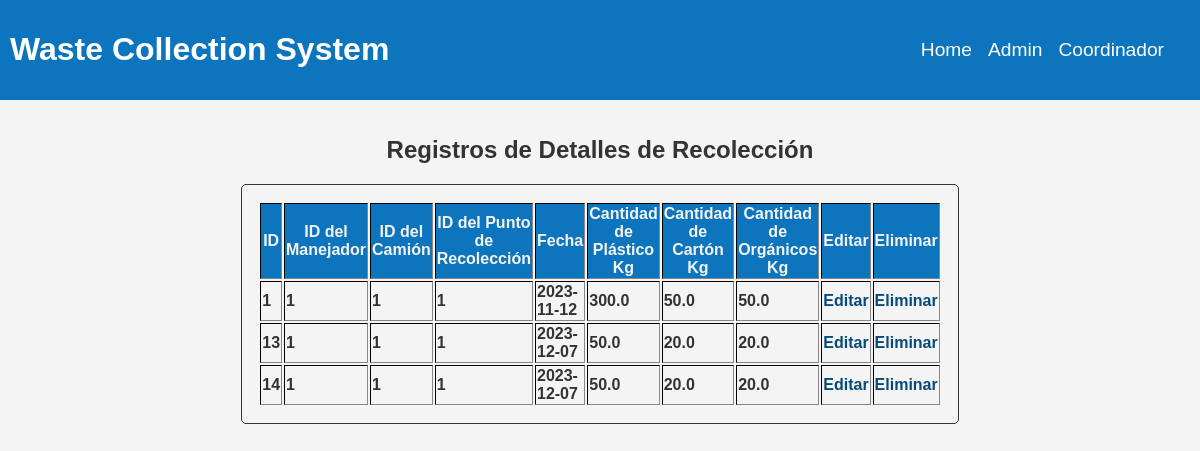
Before: /detalle_recoleccion/ver with the older database file.
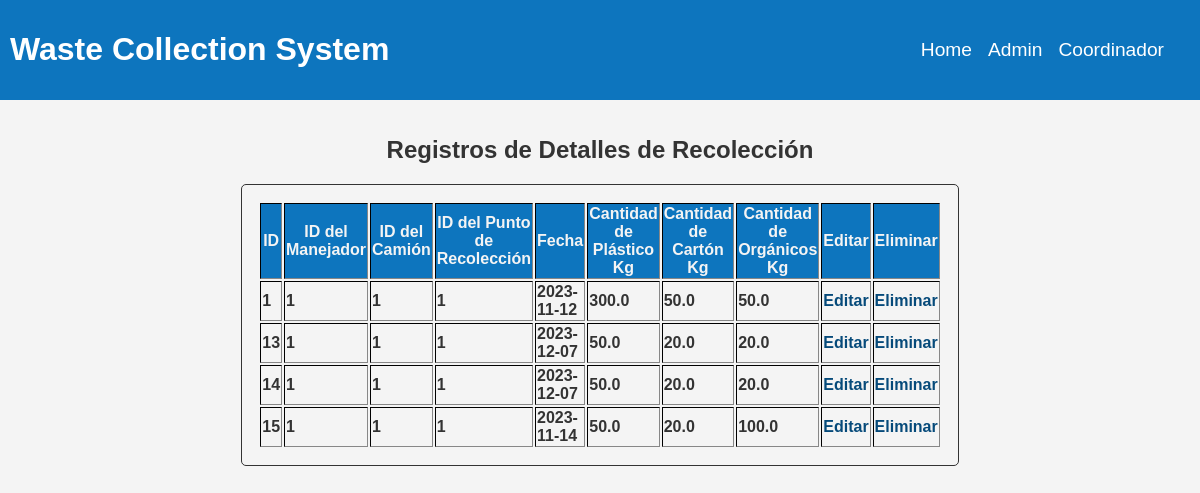
After: the same page with the newer database file.
### tables this page shows
CREATE TABLE DETALLES_RECOLECCION (
            ID INTEGER PRIMARY KEY AUTOINCREMENT,
            ID_MANEJADOR INTEGER,
            ID_CAMION INTEGER,
            ID_PUNTO_RECOLECCION INTEGER,  
            FECHA DATE NOT NULL,
            PLASTICO REAL NOT NULL,
            CARTON REAL NOT NULL,
            ORGANICOS REAL NOT NULL,
            FOREIGN KEY (ID_MANEJADOR) REFERENCES MANEJADORES(ID),
            FOREIGN KEY (ID_CAMION) REFERENCES CAMIONES(ID),
            FOREIGN KEY (ID_PUNTO_RECOLECCION) REFERENCES PUNTOS_RECOLECCION(ID) 
        );

### app/app.py (the view)
@app.route("/detalle_recoleccion/ver")
def ver_detalles():
    conn = sqlite3.connect('instance/WCS.db')
    cursor = conn.cursor()
    cursor.execute('SELECT * FROM detalles_recoleccion')
    registros = cursor.fetchall()
    conn.close()
    return render_template("detalle_recoleccion/index.html", registros=registros)

### app/templates/detalle_recoleccion/index.html (shortened to what this page needs)
{% extends 'base.html' %}
{% block content%}
<div class="vista_div">
    <h2>Registros de Detalles de Recolección</h2>
    <table border="1">
        <thead>
            <tr>
                <th>ID</th>
                <th>ID del Manejador</th>
                <th>ID del Camión</th>
                <th>ID del Punto de Recolección</th>
                <th>Fecha</th>
                <th>Cantidad de Plástico Kg</th>
                <th>Cantidad de Cartón Kg</th>
                <th>Cantidad de Orgánicos Kg</th>
                <th>Editar</th>
                <th>Eliminar</th>
            </tr>
        </thead>
        <tbody>
            {% for registro in registros %}
            <tr>
                <td>{{ registro[0] }}</td>
                <td>{{ registro[1] }}</td>
                <td>{{ registro[2] }}</td>
                <td>{{ registro[3] }}</td>
                <td>{{ registro[4] }}</td>
                <td>{{ registro[5] }}</td>
                <td>{{ registro[6] }}</td>
                <td>{{ registro[7] }}</td>
                <td><a href="{{ url_for('actualizar_detalles', id=registro[0]) }}">Editar</a></td>
                <td><a href="{{ url_for('eliminar_detalles', id=registro[0]) }}"
                        onclick="return confirm('¿Estás seguro de que quieres eliminar este registro?');">Eliminar</a>
                </td>
            </tr>
            {% endfor %}
        </tbody>
    </table>
</div>
{% endblock %}

### app/templates/base.html (shortened to what this page needs)
<!DOCTYPE html>
<html lang="es">
<head>
    <link rel="stylesheet" href="{{ url_for('static', filename='css/style.css') }}" />
</head>
<body>
    <header>
        <h1>Waste Collection System</h1>
        <nav>
            <ul>
                {% if 'admin' in session %}
                <li><a href="{{ url_for('enlaces_admi') }}" class="">{{ session['admin'] }}</a></li>
                <li><a href="{{ url_for('enlaces_admi') }}">Enlaces</a></li>
                <li><a href="{{ url_for('cerrar_sesion_admi') }}" class="">Cerrar sesión</a></li>
                {% elif 'manejador' in session %}
                <li><a href="{{ url_for('manejador_index') }}" class="">{{ session['manejador'] }}</a></li>
                <li><a href="{{ url_for('cerrar_sesion_manejador') }}" class="">Cerrar sesión</a></li>
                {% else %}
                <li><a href="{{ url_for('home') }}" class="">Home</a></li>
                <li><a href="{{ url_for('admi') }}" class="">Admin</a></li>
                <li><a href="{{ url_for('manejador') }}" class="">Coordinador</a></li>
                {% endif %}
            </ul>
        </nav>
    </header>
    <main>
        {% block content %}
        {% endblock %}
    </main>
</body>
</html>

### app/static/css/style.css (style rules this page uses)
body { font-family: "Arial", sans-serif; margin: 0; padding: 0; background-color: #f4f4f4; color: #333; }
header { background-color: #0d75be; color: #fff; padding: 10px; text-align: center; display: flex; justify-content: space-between; align-items: center; }
h1 { text-align: center; }
ul { display: flex; justify-content: space-between; align-items: center; list-style-type: none; margin: 0; padding: 10px; }
li { list-style-type: none; margin-right: 1rem; font-size: 1.2rem; }
header a { color: #fff; text-decoration: none; }
.vista_div { display: flex; justify-content: center; align-items: center; flex-direction: column; margin-top: 1rem; }
.vista_div table { border: 1px solid #333; border-radius: 5px; text-decoration: none; font-weight: bold; width: 450px; transition: all 0.3s ease-in-out; padding: 1rem; align-items: center; margin-bottom: 1rem; }
.vista_div th { background-color: #0d75be; color: #f4f4f4; }
.vista_div a { color: #064a7a; text-decoration: none; }

Changed rows visible on the page:
added DETALLES_RECOLECCION: ID "15", ID_MANEJADOR "1", ID_CAMION "1", ID_PUNTO_RECOLECCION "1", FECHA "2023-11-14", PLASTICO "50.0", CARTON "20.0", ORGANICOS "100.0"
